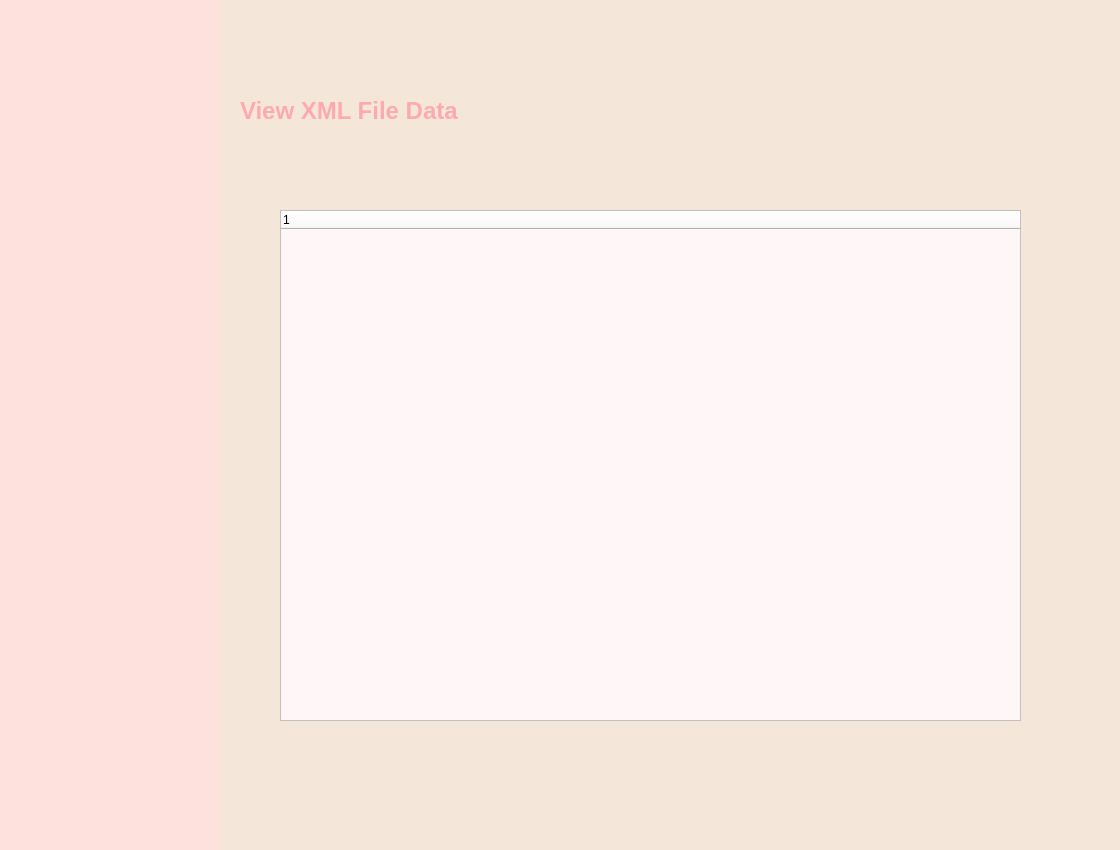
<?xml version="1.0" encoding="UTF-8"?>
<ui version="4.0">
 <class>Dialog</class>
 <widget class="QDialog" name="Dialog">
  <property name="geometry">
   <rect>
    <x>0</x>
    <y>0</y>
    <width>1120</width>
    <height>850</height>
   </rect>
  </property>
  <property name="windowTitle">
   <string>Dialog</string>
  </property>
  <property name="styleSheet">
   <string notr="true">background-color: rgb(244, 231, 217);</string>
  </property>
  <widget class="QWidget" name="widget" native="true">
   <property name="geometry">
    <rect>
     <x>-20</x>
     <y>-20</y>
     <width>241</width>
     <height>901</height>
    </rect>
   </property>
   <property name="styleSheet">
    <string notr="true">background-color: rgb(254, 225, 220);</string>
   </property>
  </widget>
  <widget class="QLabel" name="label">
   <property name="geometry">
    <rect>
     <x>240</x>
     <y>50</y>
     <width>261</width>
     <height>121</height>
    </rect>
   </property>
   <property name="styleSheet">
    <string notr="true">color: rgb(253, 170, 176);
font-size: 18pt;
font-weight: bold;</string>
   </property>
   <property name="text">
    <string>View XML File Data</string>
   </property>
  </widget>
  <widget class="QTreeWidget" name="treeWidget">
   <property name="geometry">
    <rect>
     <x>280</x>
     <y>210</y>
     <width>741</width>
     <height>511</height>
    </rect>
   </property>
   <property name="styleSheet">
    <string notr="true">background-color: rgb(255, 247, 247);</string>
   </property>
   <column>
    <property name="text">
     <string notr="true">1</string>
    </property>
   </column>
  </widget>
 </widget>
 <resources/>
 <connections/>
</ui>
